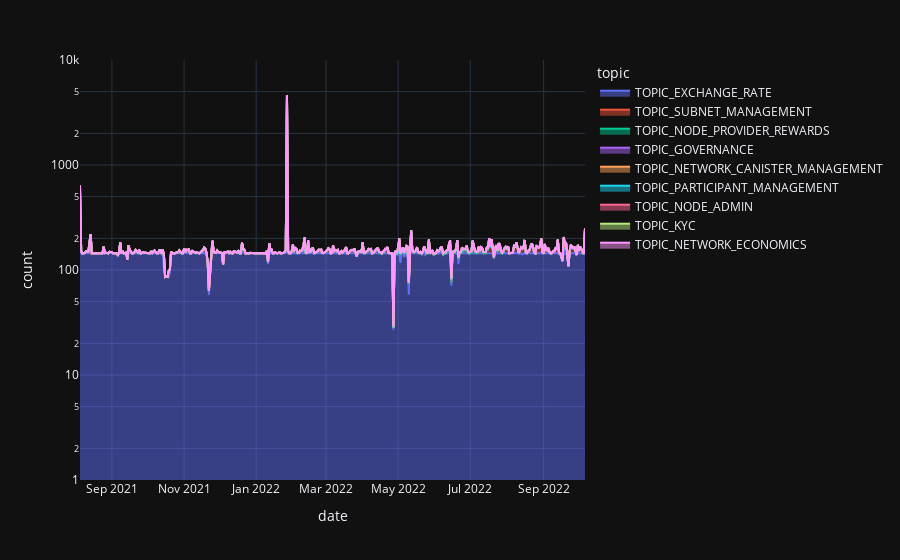

Here is the notebook cell this chart was saved with:
### Code cell
fig = px.area(topic_time_stats, x='date', y='count',
              color='topic', template='plotly_dark')
fig.update_yaxes(type='log', range=[0, 4])
fig.show()

### Figure 1 — Plotly figure (JSON) as saved in the notebook; plotly's stock layout.template omitted (floating-point values rounded to 4 significant figures; data arrays with more than 128 entries replaced by an {"elided": "..."} marker saying what was removed)
{"data": [{"hovertemplate": "topic=TOPIC_EXCHANGE_RATE<br>date=%{x}<br>count=%{y}<extra></extra>", "legendgroup": "TOPIC_EXCHANGE_RATE", "line": {"color": "#636efa"}, "marker": {"symbol": "circle"}, "mode": "lines", "name": "TOPIC_EXCHANGE_RATE", "orientation": "v", "showlegend": true, "stackgroup": "1", "type": "scatter", "x": {"elided": "428 str values"}, "xaxis": "x", "y": {"elided": "428 int values"}, "yaxis": "y"}, {"hovertemplate": "topic=TOPIC_SUBNET_MANAGEMENT<br>date=%{x}<br>count=%{y}<extra></extra>", "legendgroup": "TOPIC_SUBNET_MANAGEMENT", "line": {"color": "#EF553B"}, "marker": {"symbol": "circle"}, "mode": "lines", "name": "TOPIC_SUBNET_MANAGEMENT", "orientation": "v", "showlegend": true, "stackgroup": "1", "type": "scatter", "x": {"elided": "275 str values"}, "xaxis": "x", "y": {"elided": "275 int values"}, "yaxis": "y"}, {"hovertemplate": "topic=TOPIC_NODE_PROVIDER_REWARDS<br>date=%{x}<br>count=%{y}<extra></extra>", "legendgroup": "TOPIC_NODE_PROVIDER_REWARDS", "line": {"color": "#00cc96"}, "marker": {"symbol": "circle"}, "mode": "lines", "name": "TOPIC_NODE_PROVIDER_REWARDS", "orientation": "v", "showlegend": true, "stackgroup": "1", "type": "scatter", "x": ["2021-08-05T00:00:00", "2021-08-13T00:00:00", "2021-08-14T00:00:00", "2021-08-18T00:00:00", "2021-10-01T00:00:00", "2021-10-14T00:00:00", "2021-11-12T00:00:00", "2021-11-18T00:00:00", "2021-12-13T00:00:00", "2022-01-14T00:00:00", "2022-01-27T00:00:00", "2022-02-14T00:00:00", "2022-03-14T00:00:00", "2022-04-14T00:00:00", "2022-05-18T00:00:00", "2022-06-14T00:00:00"], "xaxis": "x", "y": [100, 26, 76, 1, 1, 1, 2, 1, 2, 2, 86, 2, 1, 1, 1, 1], "yaxis": "y"}, {"hovertemplate": "topic=TOPIC_GOVERNANCE<br>date=%{x}<br>count=%{y}<extra></extra>", "legendgroup": "TOPIC_GOVERNANCE", "line": {"color": "#ab63fa"}, "marker": {"symbol": "circle"}, "mode": "lines", "name": "TOPIC_GOVERNANCE", "orientation": "v", "showlegend": true, "stackgroup": "1", "type": "scatter", "x": {"elided": "192 str values"}, "xaxis": "x", "y": {"elided": "192 int values"}, "yaxis": "y"}, {"hovertemplate": "topic=TOPIC_NETWORK_CANISTER_MANAGEMENT<br>date=%{x}<br>count=%{y}<extra></extra>", "legendgroup": "TOPIC_NETWORK_CANISTER_MANAGEMENT", "line": {"color": "#FFA15A"}, "marker": {"symbol": "circle"}, "mode": "lines", "name": "TOPIC_NETWORK_CANISTER_MANAGEMENT", "orientation": "v", "showlegend": true, "stackgroup": "1", "type": "scatter", "x": ["2021-08-05T00:00:00", "2021-08-11T00:00:00", "2021-08-19T00:00:00", "2021-08-26T00:00:00", "2021-09-06T00:00:00", "2021-09-08T00:00:00", "2021-09-10T00:00:00", "2021-09-13T00:00:00", "2021-09-17T00:00:00", "2021-09-20T00:00:00", "2021-09-22T00:00:00", "2021-09-29T00:00:00", "2021-10-05T00:00:00", "2021-10-07T00:00:00", "2021-10-20T00:00:00", "2021-10-21T00:00:00", "2021-10-25T00:00:00", "2021-10-28T00:00:00", "2021-10-29T00:00:00", "2021-11-01T00:00:00", "2021-11-03T00:00:00", "2021-11-04T00:00:00", "2021-11-05T00:00:00", "2021-11-08T00:00:00", "2021-11-15T00:00:00", "2021-11-16T00:00:00", "2021-11-17T00:00:00", "2021-11-18T00:00:00", "2021-11-19T00:00:00", "2021-11-22T00:00:00", "2021-11-25T00:00:00", "2021-11-26T00:00:00", "2021-11-30T00:00:00", "2021-12-02T00:00:00", "2021-12-10T00:00:00", "2021-12-13T00:00:00", "2021-12-14T00:00:00", "2021-12-16T00:00:00", "2021-12-17T00:00:00", "2021-12-21T00:00:00", "2021-12-24T00:00:00", "2022-01-06T00:00:00", "2022-01-11T00:00:00", "2022-01-12T00:00:00", "2022-01-26T00:00:00", "2022-01-27T00:00:00", "2022-01-28T00:00:00", "2022-01-31T00:00:00", "2022-02-01T00:00:00", "2022-02-04T00:00:00", "2022-02-07T00:00:00", "2022-02-08T00:00:00", "2022-02-09T00:00:00", "2022-02-10T00:00:00", "2022-02-14T00:00:00", "2022-02-15T00:00:00", "2022-02-17T00:00:00", "2022-02-23T00:00:00", "2022-03-01T00:00:00", "2022-03-02T00:00:00", "2022-03-03T00:00:00", "2022-03-15T00:00:00", "2022-03-30T00:00:00", "2022-04-01T00:00:00", "2022-04-05T00:00:00", "2022-04-06T00:00:00", "2022-04-07T00:00:00", "2022-04-08T00:00:00", "2022-04-12T00:00:00", "2022-04-20T00:00:00", "2022-04-21T00:00:00", "2022-04-22T00:00:00", "2022-05-08T00:00:00", "2022-05-13T00:00:00", "2022-05-14T00:00:00", "2022-05-23T00:00:00", "2022-05-27T00:00:00", "2022-05-30T00:00:00", "2022-06-05T00:00:00", "2022-06-06T00:00:00", "2022-06-07T00:00:00", "2022-06-11T00:00:00", "2022-06-12T00:00:00", "2022-06-14T00:00:00", "2022-06-15T00:00:00", "2022-06-19T00:00:00", "2022-06-20T00:00:00", "2022-06-28T00:00:00", "2022-07-04T00:00:00", "2022-07-05T00:00:00", "2022-07-09T00:00:00", "2022-07-15T00:00:00", "2022-07-19T00:00:00", "2022-07-22T00:00:00", "2022-07-25T00:00:00", "2022-07-26T00:00:00", "2022-07-30T00:00:00", "2022-08-05T00:00:00", "2022-08-08T00:00:00", "2022-08-21T00:00:00", "2022-08-23T00:00:00", "2022-08-27T00:00:00", "2022-09-03T00:00:00", "2022-09-06T00:00:00", "2022-09-10T00:00:00", "2022-09-13T00:00:00", "2022-09-18T00:00:00", "2022-09-19T00:00:00", "2022-09-25T00:00:00", "2022-09-27T00:00:00", "2022-10-04T00:00:00", "2022-10-06T00:00:00"], "xaxis": "x", "y": [59, 1, 2, 2, 1, 1, 1, 1, 1, 1, 2, 1, 1, 1, 1, 1, 1, 2, 1, 1, 3, 1, 2, 4, 1, 2, 1, 1, 1, 1, 1, 2, 1, 1, 3, 1, 2, 1, 5, 1, 1, 1, 2, 1, 1, 1, 1, 2, 1, 1, 1, 1, 1, 1, 2, 2, 1, 1, 1, 1, 2, 1, 4, 1, 1, 3, 1, 1, 1, 2, 3, 1, 1, 1, 2, 2, 2, 1, 1, 1, 2, 2, 1, 2, 1, 1, 1, 1, 1, 1, 1, 1, 1, 1, 4, 1, 2, 2, 1, 1, 1, 2, 2, 2, 1, 1, 2, 2, 1, 1, 2, 3], "yaxis": "y"}, {"hovertemplate": "topic=TOPIC_PARTICIPANT_MANAGEMENT<br>date=%{x}<br>count=%{y}<extra></extra>", "legendgroup": "TOPIC_PARTICIPANT_MANAGEMENT", "line": {"color": "#19d3f3"}, "marker": {"symbol": "circle"}, "mode": "lines", "name": "TOPIC_PARTICIPANT_MANAGEMENT", "orientation": "v", "showlegend": true, "stackgroup": "1", "type": "scatter", "x": ["2021-08-05T00:00:00", "2022-02-01T00:00:00", "2022-02-09T00:00:00", "2022-02-25T00:00:00", "2022-03-07T00:00:00", "2022-05-08T00:00:00", "2022-05-16T00:00:00"], "xaxis": "x", "y": [15, 1, 1, 8, 1, 2, 1], "yaxis": "y"}, {"hovertemplate": "topic=TOPIC_NODE_ADMIN<br>date=%{x}<br>count=%{y}<extra></extra>", "legendgroup": "TOPIC_NODE_ADMIN", "line": {"color": "#FF6692"}, "marker": {"symbol": "circle"}, "mode": "lines", "name": "TOPIC_NODE_ADMIN", "orientation": "v", "showlegend": true, "stackgroup": "1", "type": "scatter", "x": ["2021-08-05T00:00:00", "2021-09-17T00:00:00", "2021-09-21T00:00:00", "2021-10-28T00:00:00", "2021-11-02T00:00:00", "2021-11-10T00:00:00", "2021-11-15T00:00:00", "2021-11-19T00:00:00", "2021-11-26T00:00:00", "2021-11-29T00:00:00", "2021-11-30T00:00:00", "2021-12-17T00:00:00", "2021-12-20T00:00:00", "2022-01-06T00:00:00", "2022-01-14T00:00:00", "2022-02-01T00:00:00", "2022-02-09T00:00:00", "2022-02-10T00:00:00", "2022-02-11T00:00:00", "2022-02-14T00:00:00", "2022-03-02T00:00:00", "2022-03-07T00:00:00", "2022-03-10T00:00:00", "2022-03-21T00:00:00", "2022-03-22T00:00:00", "2022-03-23T00:00:00", "2022-03-29T00:00:00", "2022-04-06T00:00:00", "2022-04-08T00:00:00", "2022-04-11T00:00:00", "2022-04-13T00:00:00", "2022-04-19T00:00:00", "2022-04-20T00:00:00", "2022-04-21T00:00:00", "2022-04-22T00:00:00", "2022-04-27T00:00:00", "2022-04-29T00:00:00", "2022-04-30T00:00:00", "2022-05-01T00:00:00", "2022-05-02T00:00:00", "2022-05-03T00:00:00", "2022-05-06T00:00:00", "2022-05-07T00:00:00", "2022-05-09T00:00:00", "2022-05-17T00:00:00", "2022-05-24T00:00:00", "2022-05-27T00:00:00", "2022-06-03T00:00:00", "2022-06-11T00:00:00", "2022-06-13T00:00:00", "2022-06-14T00:00:00", "2022-06-15T00:00:00", "2022-06-18T00:00:00", "2022-06-20T00:00:00", "2022-06-24T00:00:00", "2022-06-25T00:00:00", "2022-06-28T00:00:00", "2022-07-01T00:00:00", "2022-07-05T00:00:00", "2022-07-08T00:00:00", "2022-07-11T00:00:00", "2022-07-16T00:00:00", "2022-07-18T00:00:00", "2022-07-19T00:00:00", "2022-07-23T00:00:00", "2022-07-24T00:00:00", "2022-07-29T00:00:00", "2022-07-30T00:00:00", "2022-08-01T00:00:00", "2022-08-02T00:00:00", "2022-08-06T00:00:00", "2022-08-07T00:00:00", "2022-08-12T00:00:00", "2022-08-14T00:00:00", "2022-08-15T00:00:00", "2022-08-19T00:00:00", "2022-08-22T00:00:00", "2022-08-26T00:00:00", "2022-08-27T00:00:00", "2022-08-30T00:00:00", "2022-09-02T00:00:00", "2022-09-03T00:00:00", "2022-09-09T00:00:00", "2022-09-11T00:00:00", "2022-09-18T00:00:00", "2022-09-19T00:00:00", "2022-09-20T00:00:00", "2022-09-23T00:00:00", "2022-09-26T00:00:00", "2022-09-30T00:00:00", "2022-10-01T00:00:00", "2022-10-06T00:00:00"], "xaxis": "x", "y": [9, 2, 1, 1, 1, 1, 1, 2, 1, 1, 1, 1, 1, 1, 2, 21, 1, 20, 50, 41, 2, 16, 2, 1, 1, 1, 1, 1, 1, 2, 1, 1, 2, 1, 1, 1, 1, 2, 17, 9, 1, 2, 1, 1, 2, 1, 3, 1, 1, 5, 14, 2, 1, 1, 11, 2, 16, 1, 1, 2, 2, 2, 1, 1, 2, 1, 2, 1, 1, 1, 1, 1, 2, 1, 1, 3, 1, 2, 1, 2, 1, 1, 1, 1, 2, 3, 1, 2, 2, 1, 1, 1], "yaxis": "y"}, {"hovertemplate": "topic=TOPIC_KYC<br>date=%{x}<br>count=%{y}<extra></extra>", "legendgroup": "TOPIC_KYC", "line": {"color": "#B6E880"}, "marker": {"symbol": "circle"}, "mode": "lines", "name": "TOPIC_KYC", "orientation": "v", "showlegend": true, "stackgroup": "1", "type": "scatter", "x": ["2021-08-05T00:00:00", "2021-08-10T00:00:00", "2021-08-23T00:00:00", "2021-10-07T00:00:00", "2021-11-18T00:00:00", "2021-12-01T00:00:00", "2022-01-31T00:00:00", "2022-03-01T00:00:00", "2022-05-08T00:00:00", "2022-05-21T00:00:00", "2022-06-14T00:00:00", "2022-06-25T00:00:00", "2022-07-25T00:00:00", "2022-09-19T00:00:00"], "xaxis": "x", "y": [7, 1, 1, 1, 1, 1, 2, 1, 1, 1, 1, 1, 1, 21], "yaxis": "y"}, {"hovertemplate": "topic=TOPIC_NETWORK_ECONOMICS<br>date=%{x}<br>count=%{y}<extra></extra>", "legendgroup": "TOPIC_NETWORK_ECONOMICS", "line": {"color": "#FF97FF"}, "marker": {"symbol": "circle"}, "mode": "lines", "name": "TOPIC_NETWORK_ECONOMICS", "orientation": "v", "showlegend": true, "stackgroup": "1", "type": "scatter", "x": ["2021-08-05T00:00:00", "2022-02-14T00:00:00", "2022-04-22T00:00:00", "2022-06-13T00:00:00"], "xaxis": "x", "y": [1, 1, 1, 1], "yaxis": "y"}], "layout": {"legend": {"title": {"text": "topic"}, "tracegroupgap": 0}, "margin": {"t": 60}, "xaxis": {"anchor": "y", "domain": [0, 1], "title": {"text": "date"}}, "yaxis": {"anchor": "x", "domain": [0, 1], "range": [0, 4], "title": {"text": "count"}, "type": "log"}}}
